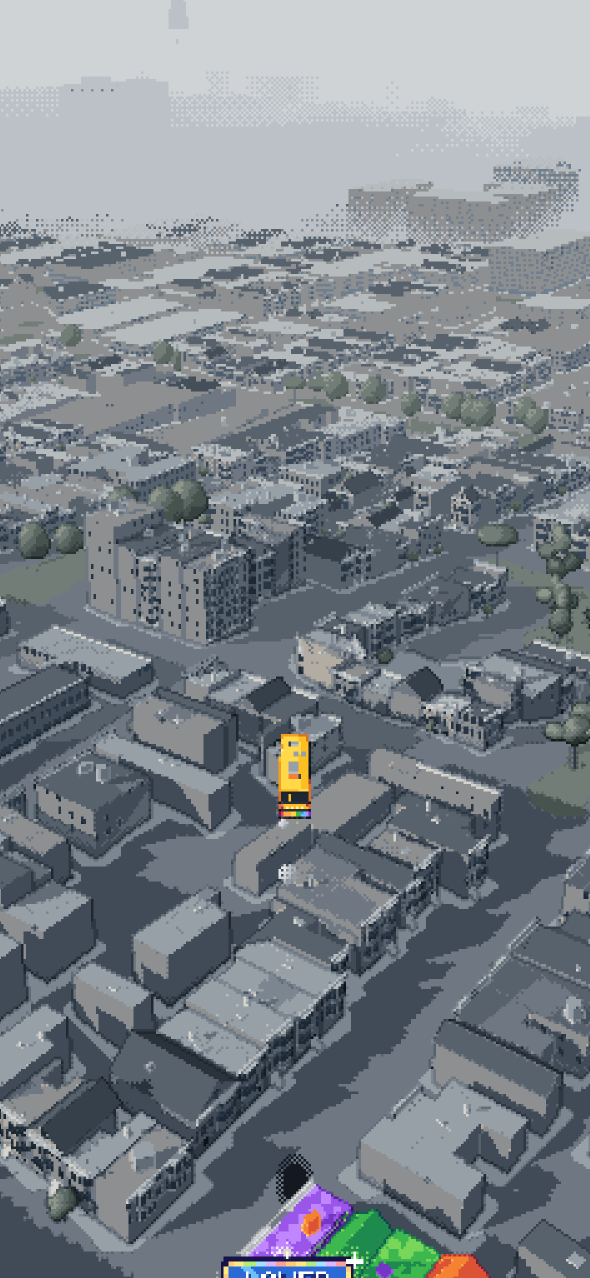
#> input picture shots/altitude/downtown-120m.png, 1179 x 2556 px, given as the content of the folder ../shots/altitude/downtown-120m.png, which was not available (shown at 1/2 size)
$ python hud-sheet.py ../shots/altitude/downtown-120m.png ../shots/altitude/downtown-250m.png
#> lines starting #> are read from the running program, lines starting #| are printed output that depends on the picture
#!/usr/bin/env python3
"""A contact sheet of tools/controls.mjs states/*.png: python tools/hud-sheet.py <states dir> <out.png>"""
import glob
import os
import sys

from PIL import Image, ImageDraw

src, out = sys.argv[1], sys.argv[2]
files = sorted(glob.glob(os.path.join(src, '*.png')))
cell_w, cell_h, cols = 330, 300, 6
rows = (len(files) + cols - 1) // cols
sheet = Image.new('RGB', (cols * cell_w, rows * cell_h), (24, 28, 34))
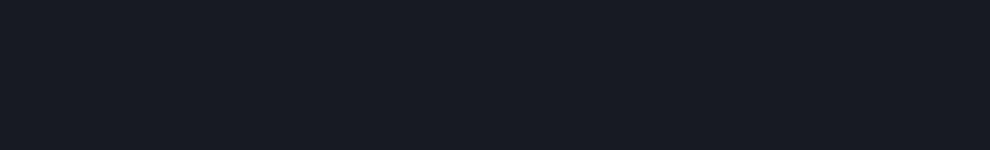
#> sheet: PIL image 1980x300 RGB (shown at 1/2 size); mean R, G, B 24, 28, 34
d = ImageDraw.Draw(sheet)
for i, f in enumerate(files):
    im = Image.open(f).convert('RGB')
#> im is the input picture: PIL image 1179x2556 RGB; mean R, G, B 123.6, 131.4, 138.1
    k = min((cell_w - 20) / im.width, (cell_h - 40) / im.height, 1.5)
#> k = 0.102
    im = im.resize((int(im.width * k), int(im.height * k)), Image.NEAREST)
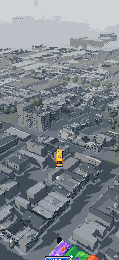
#> im: PIL image 119x260 RGB; mean R, G, B 123.7, 131.4, 138.1
    x, y = (i % cols) * cell_w + 10, (i // cols) * cell_h + 10
    sheet.paste(im, (x, y))
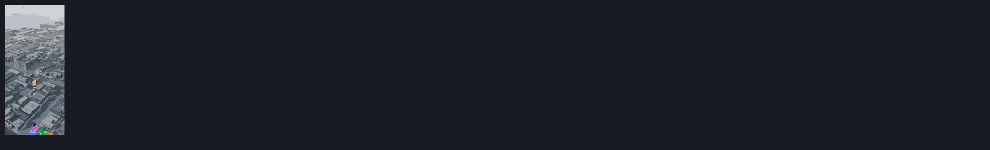
#> sheet: PIL image 1980x300 RGB (shown at 1/2 size); mean R, G, B 29.2, 33.4, 39.4
    d.text((x, y + cell_h - 30), os.path.basename(f)[:-4], fill=(255, 255, 255))
sheet.save(out)
print(out, sheet.size, len(files))
#| ../shots/altitude/downtown-250m.png (1980, 300) 1

$ run again, on shots/altitude/downtown-ceiling.png
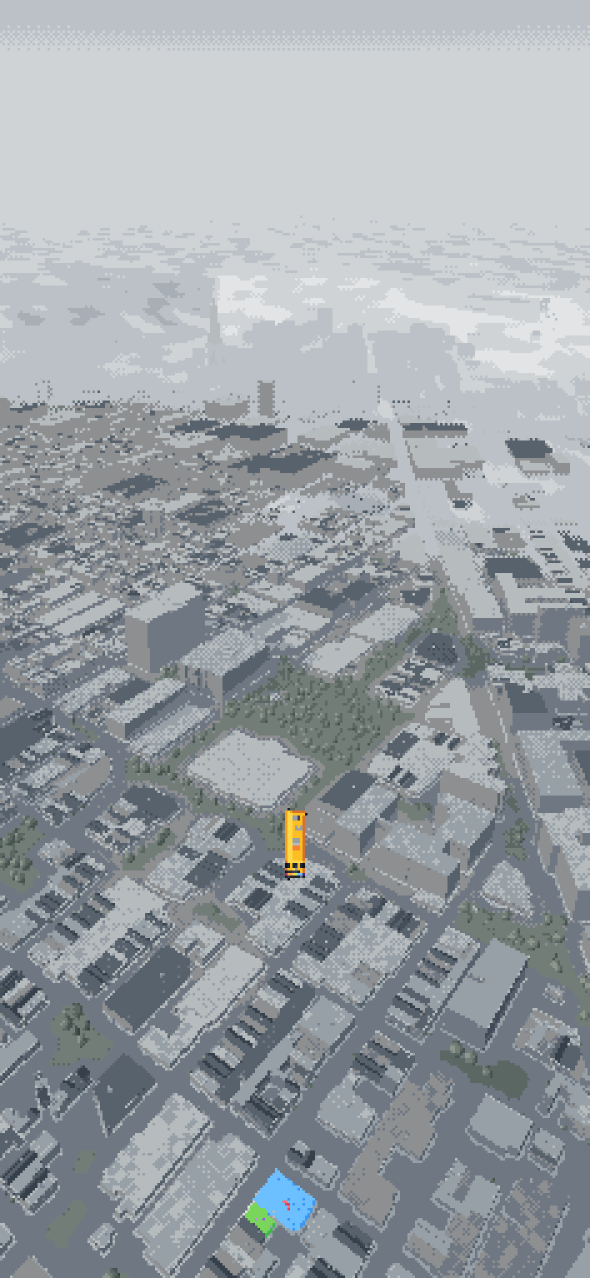
#> input picture shots/altitude/downtown-ceiling.png, 1179 x 2556 px, given as the content of the folder ../shots/altitude/downtown-ceiling.png, which was not available (shown at 1/2 size)
#> im is the input picture: PIL image 1179x2556 RGB; mean R, G, B 155.2, 161.7, 166.5
#> `im = im.resize((int(im.width * k), int(im.height * k)), Image.NEAREST)`:
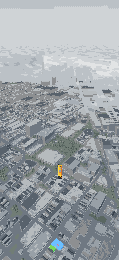
#> im: PIL image 119x260 RGB; mean R, G, B 155.6, 162.1, 166.9
#> `sheet.paste(im, (x, y))`:
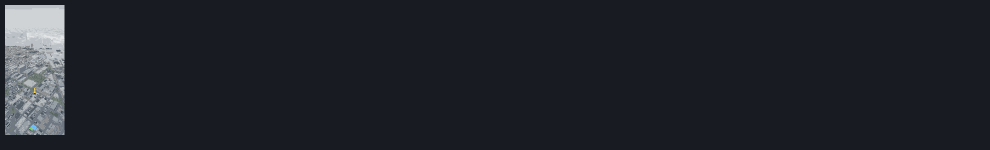
#> sheet: PIL image 1980x300 RGB (shown at 1/2 size); mean R, G, B 30.9, 35, 40.9
#| ../shots/altitude/downtown-ceiling.png (1980, 300) 1
